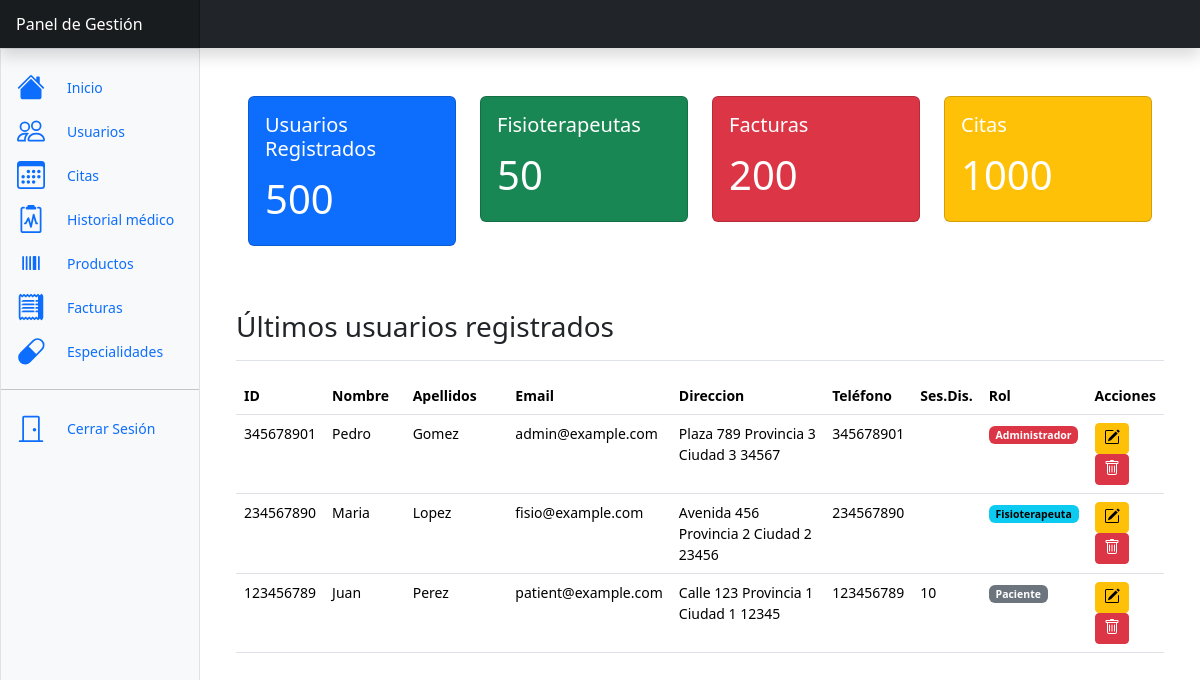
Before: /pages/start.php (signed in) with the older database file.
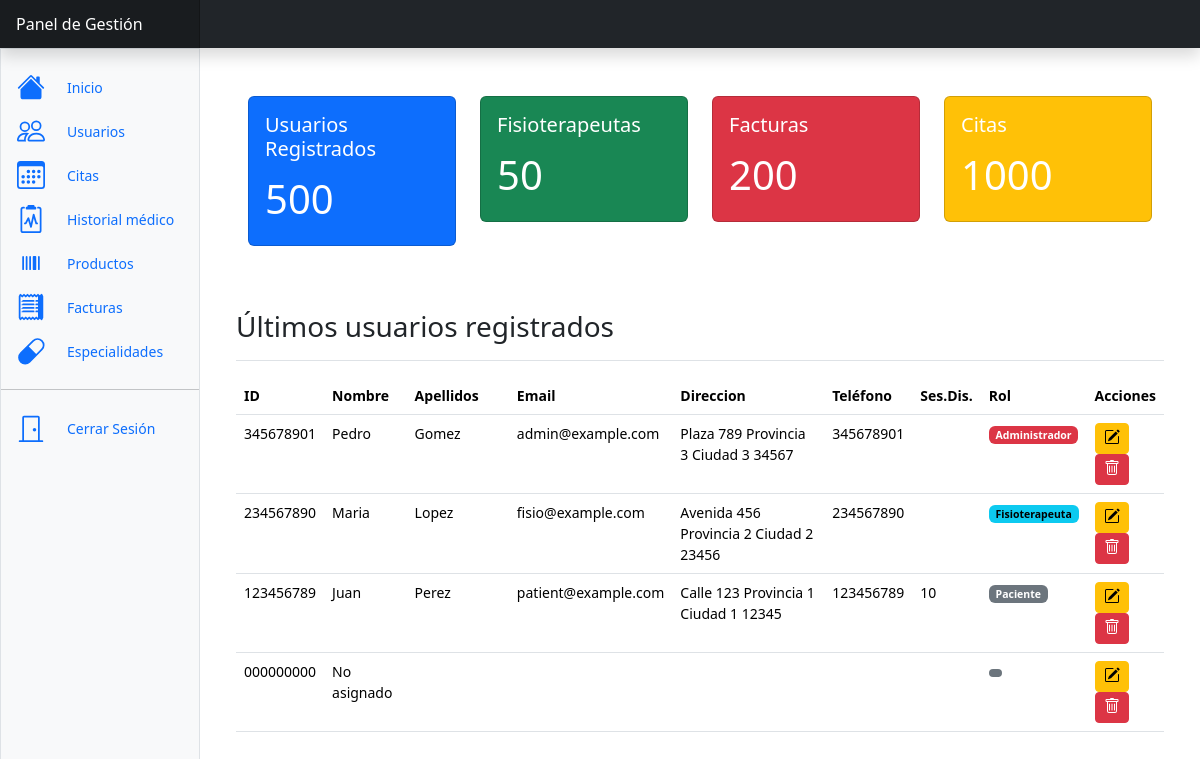
After: the same page with the newer database file.
### tables this page shows
CREATE TABLE usuarios (
  usuario_id VARCHAR(9) PRIMARY KEY,
  acerca_de VARCHAR(255),
  nombre VARCHAR(255),
  apellidos VARCHAR(255),
  telefono VARCHAR(100),
  fecha_nacimiento DATE,
  direccion VARCHAR(100),
  provincia VARCHAR(100),
  municipio VARCHAR(100),
  cp VARCHAR(7),
  email VARCHAR(100) UNIQUE,
  pass VARCHAR(255),
  rol ENUM('Administrador', 'Paciente', 'Fisioterapeuta'),
  genero ENUM('Hombre', 'Mujer', 'Otro'),
  especialidad INT,
  sesiones_disponibles INT,
  FOREIGN KEY (especialidad) REFERENCES especialidades(especialidad_id)
);

### models/BaseModel.php (called while the page is built, shortened)
<?php
class BaseModel
{
    protected static $conexion = null;
    public function __construct()
    {
        if (self::$conexion === null) {
            $host = 'mysql';
            $usuario = 'root';
            $contrasena = 'root';
            $base_de_datos = 'velion';
            self::$conexion = new mysqli($host, $usuario, $contrasena, $base_de_datos);
        }
    }
}

### controllers/UserController.php (called while the page is built, shortened)
<?php
require_once '../models/UserModel.php';
class UserController
{
    private $usuarioModel;
    public function __construct()
    {
        $this->usuarioModel = new UserModel();
    }
    public function obtenerUltimosUsuarios() {
        return  $this->usuarioModel->obtenerUltimosUsuarios();
    }
}

### models/UserModel.php (called while the page is built, shortened)
<?php
require_once 'BaseModel.php';
class UserModel extends BaseModel
{
    public function obtenerUltimosUsuarios($limite = 5)
    {
        $sql = "SELECT * FROM usuarios ORDER BY usuario_id DESC LIMIT ?";
        $stmt = self::$conexion->prepare($sql);
        $stmt->bind_param("i", $limite);
        $stmt->execute();
        $resultado = $stmt->get_result();
        $usuarios = [];
        while ($fila = $resultado->fetch_assoc()) {
            $usuarios[] = $fila;
        }
        return $usuarios;
    }
}

### pages/start.php (the view, shortened to what this page needs)
<?php
require_once '../controllers/UserController.php';
$userController = new UserController();
$usuarios = $userController->obtenerUltimosUsuarios();
include_once './includes/dashboard.php';
?>
<div class="container">
    <div class="container mt-5">
        <div class="row row-cols-1 row-cols-md-2 row-cols-lg-4 g-4">
            <div class="col">
                <div class="card text-white bg-primary">
                    <div class="card-body">
                        <h5 class="card-title">Usuarios Registrados</h5>
                        <p class="card-text fs-1">500</p>
                    </div>
                </div>
            </div>
            <div class="col">
                <div class="card text-white bg-success">
                    <div class="card-body">
                        <h5 class="card-title">Fisioterapeutas</h5>
                        <p class="card-text fs-1">50</p>
                    </div>
                </div>
            </div>
            <div class="col">
                <div class="card text-white bg-danger">
                    <div class="card-body">
                        <h5 class="card-title">Facturas</h5>
                        <p class="card-text fs-1">200</p>
                    </div>
                </div>
            </div>
            <div class="col">
                <div class="card text-white bg-warning">
                    <div class="card-body">
                        <h5 class="card-title">Citas</h5>
                        <p class="card-text fs-1">1000</p>
                    </div>
                </div>
            </div>
        </div>
    </div>
    <div class="d-flex justify-content-between flex-wrap flex-md-nowrap align-items-center pt-3 pb-2 mb-3 mt-5 border-bottom">
        <h3>Últimos usuarios registrados</h3>
    </div>
    <div class="table-responsive small">
        <div class="row">
            <div class="col">
                <div class="table-responsive">
                    <table class="table">
                        <thead>
                            <tr>
                                <th scope="col" style="width: 5%;">ID</th>
                                <th scope="col" style="width: 10%;">Nombre</th>
                                <th scope="col" style="width: 15%;">Apellidos</th>
                                <th scope="col" style="width: 15%;">Email</th>
                                <th scope="col" style="width: 29%;">Direccion</th>
                                <th scope="col" style="width: 5%;">Teléfono</th>
                                <th scope="col" style="width: 5%;">Ses.Dis.</th>
                                <th scope="col" style="width: 5%;">Rol</th>
                                <th scope="col" style="width: 8%;">Acciones</th>
                            </tr>
                        </thead>
                        <tbody>
                            <?php foreach ($usuarios as $usuario) : ?>
                                <tr>
                                    <td><?php echo $usuario['usuario_id']; ?></td>
                                    <td><?php echo $usuario['nombre']; ?></td>
                                    <td><?php echo $usuario['apellidos']; ?></td>
                                    <td><?php echo $usuario['email']; ?></td>
                                    <td><?php echo $usuario['direccion'] . ' ' . $usuario['provincia'] . ' ' . $usuario['municipio'] . ' ' . $usuario['cp'] ?></td>
                                    <td><?php echo $usuario['telefono']; ?></td>
                                    <td><?php echo $usuario['sesiones_disponibles']; ?></td>
                                    <td>
                                        <?php
                                        $rol = $usuario['rol'];
                                        switch ($rol) {
                                            case 'Paciente':
                                                $text_gb_class = 'text-bg-secondary';
                                                break;
                                            case 'Fisioterapeuta':
                                                $text_gb_class = 'text-bg-info';
                                                break;
                                            case 'Administrador':
                                                $text_gb_class = 'text-bg-danger';
                                                break;
                                            default:
                                                $text_gb_class = 'text-bg-secondary';
                                        }
                                        ?>
                                        <span class="badge <?php echo $text_gb_class; ?>">
                                            <?php echo $rol; ?>
                                        </span>
                                    </td>
                                    <td>
                                        <button class="btn btn-sm btn-warning" data-bs-toggle="modal" data-bs-target="#edit_<?php echo $usuario['usuario_id']; ?>">
                                        </button>
                                        <button class="btn btn-sm btn-danger" data-bs-toggle="modal" data-bs-target="#delete_<?php echo $usuario['usuario_id']; ?>">
                                            </button>
                                    </td>
                                </tr>
                            <?php endforeach; ?>
                        </tbody>
                    </table>
                </div>
            </div>
        </div>
</main>
</body>
</html>

### pages/includes/dashboard.php (shortened to what this page needs)
<!doctype html>
<html lang="en" data-bs-theme="auto">
<head>
    <link rel="stylesheet" href="../assets/custom/css/style.css">
    <link rel="stylesheet" href="../assets/custom/css/userdetail.css">
    <link href="../assets/bootstrap-5.3/css/bootstrap.min.css" rel="stylesheet">
    <link href="../assets/bootstrap-5.3/css/dashboard.css" rel="stylesheet">
</head>
<body>
    <header class="navbar sticky-top bg-dark flex-md-nowrap p-0 shadow" data-bs-theme="dark">
        <a class="navbar-brand col-md-3 col-lg-2 me-0 px-3 fs-6 text-white" disabled>Panel de Gestión</a>
    </header>
    <div class="container-fluid">
        <div class="row">
            <div class="sidebar border border-right col-md-3 col-lg-2 p-0 bg-body-tertiary">
                <div class="offcanvas-md offcanvas-end bg-body-tertiary" tabindex="-1" id="sidebarMenu"
                    aria-labelledby="sidebarMenuLabel">
                    <div class="offcanvas-body d-md-flex flex-column p-0 pt-lg-3 overflow-y-auto">
                        <ul class="nav flex-column">
                            <li class="nav-item">
                                <a class="nav-link d-flex align-items-center gap-2" aria-current="page"
                                    href="start.php">
                                    <svg class="bi">
                                        <use xlink:href="#house-fill" />
                                    </svg>
                                    Inicio
                                </a>
                            </li>
                            <li class="nav-item">
                                <a class="nav-link d-flex align-items-center gap-2" aria-current="page"
                                    href="users.php">
                                    <svg class="bi">
                                        <use xlink:href="#people" />
                                    </svg>
                                    Usuarios
                                </a>
                            </li>
                            <li class="nav-item">
                                <a class="nav-link d-flex align-items-center gap-2" aria-current="page"
                                    href="appointments.php">
                                    <svg class="bi">
                                        <use xlink:href="#calendar3" />
                                    </svg>
                                    Citas
                                </a>
                            </li>
                            <li class="nav-item">
                                <a class="nav-link d-flex align-items-center gap-2" aria-current="page"
                                    href="medical-history.php">
                                    <svg class="bi">
                                        <use xlink:href="#history" />
                                    </svg>
                                    Historial médico
                                </a>
                            </li>
                            <li class="nav-item">
                                <a class="nav-link d-flex align-items-center gap-2" aria-current="page"
                                    href="products.php">
                                    Productos
                                </a>
                            </li>
                            <li class="nav-item">
                                <a class="nav-link d-flex align-items-center gap-2" aria-current="page"
                                    href="invoices.php">
                                    Facturas
                                </a>
                            </li>
                            <li class="nav-item">
                                <a class="nav-link d-flex align-items-center gap-2" aria-current="page"
                                    href="speciality.php">
                                    <svg xmlns="http://www.w3.org/2000/svg" width="16" height="16" fill="currentColor"
                                        class="bi bi-capsule" viewBox="0 0 16 16">
                                        <path
                                            d="M1.828 8.9 8.9 1.827a4 4 0 1 1 5.657 5.657l-7.07 7.071A4 4 0 1 1 1.827 8.9Zm9.128.771 2.893-2.893a3 3 0 1 0-4.243-4.242L6.713 5.429z" />
                                    </svg>
                                    Especialidades
                                </a>
                            </li>
                        </ul>
                        <hr class="my-3">
                        <ul class="nav flex-column mb-auto">
                            <li class="nav-item">
                                <a href="#" onclick="cerrarSesion()" class="nav-link d-flex align-items-center gap-2">
                                    <svg class="bi">
                                        <use xlink:href="#door-closed" />
                                    </svg>
                                    Cerrar Sesión
                                </a>
                            </li>
                        </ul>
                    </div>
                </div>
            </div>
            <main class="col-md-9 ms-sm-auto col-lg-10 px-md-4"
                style="height: 100vh; margin: 0; max-height: calc(100vh - 50px); overflow-y: auto;" id="contenido">

### assets/custom/css/style.css (style rules this page uses)
.nav-link { font-size: 1.5rem; }
.nav-link svg { width: 2em; height: 2em; margin-right: 1em; }
.bi { vertical-align: -.125em; fill: currentColor; }

### assets/custom/css/userdetail.css (style rules this page uses)
.table-responsive { overflow-x: hidden; }

Changed rows visible on the page:
added usuarios: usuario_id "000000000", nombre "No asignado"
